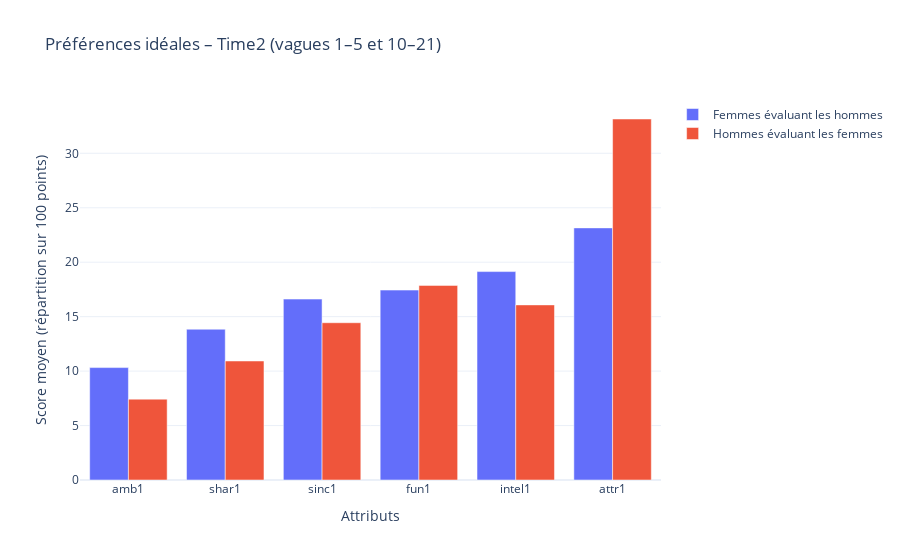

Notebook code for this chart:
### Code cell
import pandas as pd
import plotly.graph_objects as go

# Colonnes concernées
time2_ideal_cols = ['attr1_2', 'sinc1_2', 'intel1_2', 'fun1_2', 'amb1_2', 'shar1_2']

# Étape 1 : Garder uniquement les vagues avec format 100 points
df_time2_filtered = df[(df['wave'] < 6) | (df['wave'] > 9)]

# Étape 2 : Supprimer les lignes incomplètes
df_time2_ideal_clean = df_time2_filtered.dropna(subset=time2_ideal_cols)

# Étape 3 : Moyennes par genre
result_time2_ideal_clean = {}
for gender, label in zip([0, 1], ['Femmes évaluant les hommes', 'Hommes évaluant les femmes']):
    subset = df_time2_ideal_clean[df_time2_ideal_clean['gender'] == gender]
    result_time2_ideal_clean[label] = subset[time2_ideal_cols].mean().sort_values()

# Étape 4 : Créer le graphique interactif
fig = go.Figure()

fig.add_trace(go.Bar(
    x=[col.replace('_1_2', '').replace('_2', '') for col in result_time2_ideal_clean["Femmes évaluant les hommes"].index],
    y=result_time2_ideal_clean["Femmes évaluant les hommes"].values,
    name="Femmes évaluant les hommes"
))

fig.add_trace(go.Bar(
    x=[col.replace('_1_2', '').replace('_2', '') for col in result_time2_ideal_clean["Hommes évaluant les femmes"].index],
    y=result_time2_ideal_clean["Hommes évaluant les femmes"].values,
    name="Hommes évaluant les femmes"
))

fig.update_layout(
    title="Préférences idéales – Time2 (vagues 1–5 et 10–21)",
    xaxis_title="Attributs",
    yaxis_title="Score moyen (répartition sur 100 points)",
    barmode='group',
    template='plotly_white'
)

fig.show()

### Figure 1 — Plotly figure (JSON) as saved in the notebook; plotly's stock layout.template omitted (floating-point values rounded to 4 significant figures)
{"data": [{"name": "Femmes évaluant les hommes", "type": "bar", "x": ["amb1", "shar1", "sinc1", "fun1", "intel1", "attr1"], "y": [10.32, 13.85, 16.61, 17.44, 19.14, 23.15]}, {"name": "Hommes évaluant les femmes", "type": "bar", "x": ["amb1", "shar1", "sinc1", "intel1", "fun1", "attr1"], "y": [7.426, 10.93, 14.44, 16.08, 17.87, 33.15]}], "layout": {"barmode": "group", "title": {"text": "Préférences idéales – Time2 (vagues 1–5 et 10–21)"}, "xaxis": {"title": {"text": "Attributs"}}, "yaxis": {"title": {"text": "Score moyen (répartition sur 100 points)"}}}}
